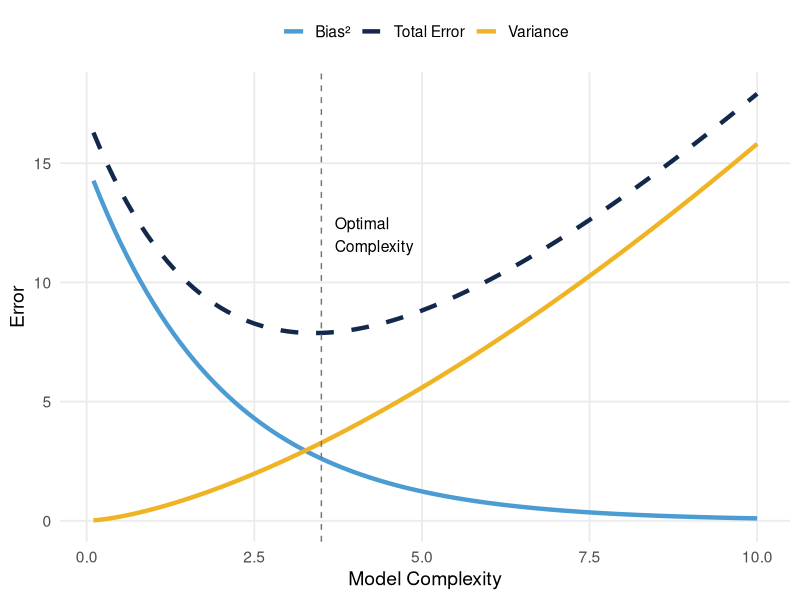
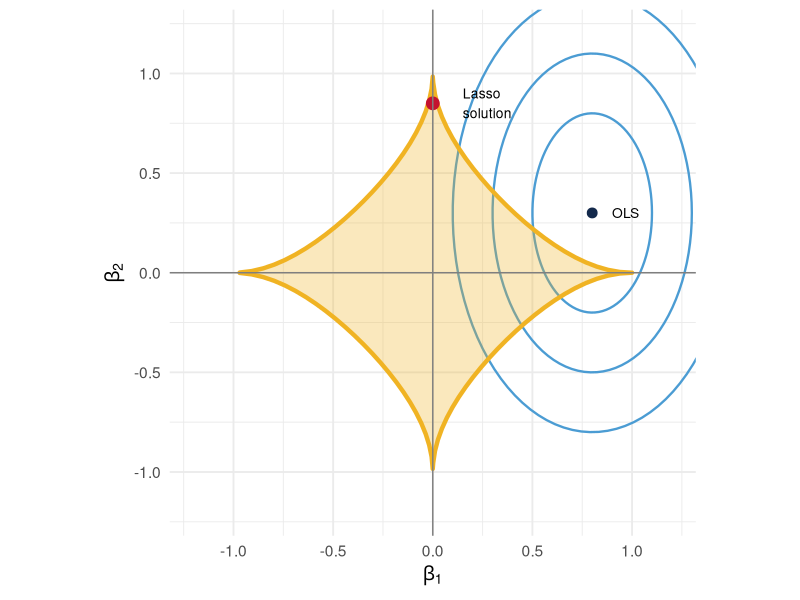

These figures' R source, in order:
## ---- chunk 1
#| echo: false
#| fig-width: 10
#| fig-height: 5
#| fig-alt: "Bias-variance tradeoff showing optimal model complexity. As complexity increases, bias decreases but variance increases. Total error is minimized at an intermediate complexity level."

library(ggplot2)
library(dplyr)

# Create data
complexity <- seq(0.1, 10, by = 0.1)
bias_sq <- 15 * exp(-0.5 * complexity)
variance <- 0.5 * complexity^1.5
total <- bias_sq + variance + 2

df <- data.frame(
  complexity = rep(complexity, 3),
  error = c(bias_sq, variance, total),
  type = rep(c("Bias²", "Variance", "Total Error"), each = length(complexity))
)

ggplot(df, aes(x = complexity, y = error, color = type, linetype = type)) +
  geom_line(linewidth = 1.5) +
  geom_vline(xintercept = 3.5, linetype = "dashed", color = "#767676") +
  annotate("text", x = 3.7, y = 12, label = "Optimal\nComplexity", hjust = 0, size = 4) +
  scale_color_manual(values = c("Bias²" = "#4B9CD3", "Variance" = "#F0B323", "Total Error" = "#13294B")) +
  scale_linetype_manual(values = c("Bias²" = "solid", "Variance" = "solid", "Total Error" = "dashed")) +
  labs(
    x = "Model Complexity",
    y = "Error",
    color = NULL,
    linetype = NULL
  ) +
  theme_minimal(base_size = 14) +
  theme(
    legend.position = "top",
    panel.grid.minor = element_blank()
  )
## ---- chunk 2
#| echo: false
#| fig-width: 5
#| fig-height: 5
#| fig-alt: "Lasso constraint region (diamond) intersecting with RSS contours. The solution occurs at a corner where beta_1 = 0."

library(ggplot2)

# Create Lasso diamond
t <- seq(0, 2*pi, length.out = 100)
diamond <- data.frame(
  x = cos(t) * abs(cos(t)) / (abs(cos(t)) + abs(sin(t))),
  y = sin(t) * abs(sin(t)) / (abs(cos(t)) + abs(sin(t)))
)

# Create RSS contours (ellipses centered at true beta)
beta_true <- c(0.8, 0.3)
theta <- seq(0, 2*pi, length.out = 100)

ggplot() +
  # RSS contours
  geom_path(data = data.frame(
    x = beta_true[1] + 0.3*cos(theta),
    y = beta_true[2] + 0.5*sin(theta)
  ), aes(x, y), color = "#4B9CD3", linewidth = 0.8) +
  geom_path(data = data.frame(
    x = beta_true[1] + 0.5*cos(theta),
    y = beta_true[2] + 0.8*sin(theta)
  ), aes(x, y), color = "#4B9CD3", linewidth = 0.8) +
  geom_path(data = data.frame(
    x = beta_true[1] + 0.7*cos(theta),
    y = beta_true[2] + 1.1*sin(theta)
  ), aes(x, y), color = "#4B9CD3", linewidth = 0.8) +
  # Lasso constraint
  geom_polygon(data = diamond, aes(x, y), fill = "#F0B323", alpha = 0.3, color = "#F0B323", linewidth = 1.5) +
  # Solution point
  geom_point(aes(x = 0, y = 0.85), color = "#C4122F", size = 4) +
  annotate("text", x = 0.15, y = 0.85, label = "Lasso\nsolution", hjust = 0, size = 3.5) +
  geom_point(aes(x = beta_true[1], y = beta_true[2]), color = "#13294B", size = 3) +
  annotate("text", x = beta_true[1] + 0.1, y = beta_true[2], label = "OLS", hjust = 0, size = 3.5) +
  # Axes
  geom_hline(yintercept = 0, color = "gray50", linewidth = 0.5) +
  geom_vline(xintercept = 0, color = "gray50", linewidth = 0.5) +
  coord_fixed(xlim = c(-1.2, 1.2), ylim = c(-1.2, 1.2)) +
  labs(x = expression(beta[1]), y = expression(beta[2])) +
  theme_minimal(base_size = 14)
